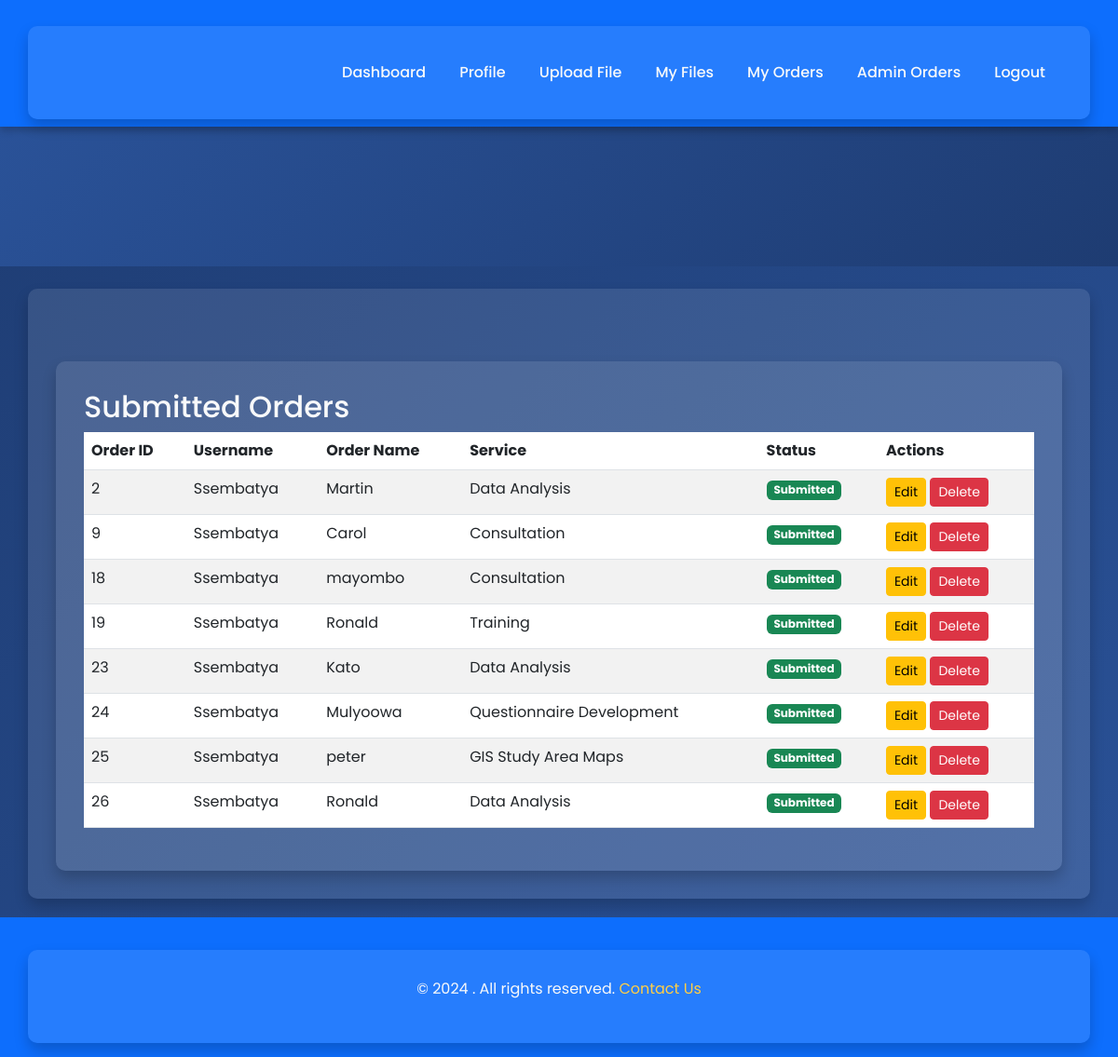
Page /admin/orders (signed in) on the committed database.
### tables this page shows
CREATE TABLE orders (
            id INTEGER PRIMARY KEY AUTOINCREMENT,
            user_id INTEGER,
            name TEXT,
            service TEXT
        , status TEXT DEFAULT 'draft');

CREATE TABLE "users" (
 id INTEGER PRIMARY KEY AUTOINCREMENT,
username TEXT UNIQUE,
password TEXT,
email TEXT,
phone_number TEXT,
is_admin INTEGER DEFAULT 0
);

### app.py (the view)
@app.route('/admin/orders')
@login_required
def admin_orders():
    if not current_user.is_admin:
        flash("Access denied.", "danger")
        return redirect(url_for('index'))
    conn = sqlite3.connect('database.db')
    cursor = conn.cursor()
    cursor.execute("""
        SELECT orders.id, users.username, orders.name, orders.service, orders.status
        FROM orders
        JOIN users ON orders.user_id = users.id
        WHERE orders.status = 'submitted'
    """)
    orders = cursor.fetchall()
    conn.close()
    print("Fetched Admin Orders:", orders)
    return render_template('admin_orders.html', orders=orders)

### app.py (called while the page is built)
@login_manager.user_loader
def load_user(user_id):
    conn = sqlite3.connect('database.db')
    cursor = conn.cursor()
    cursor.execute("SELECT id, username, is_admin FROM users WHERE id = ?", (user_id,))
    user = cursor.fetchone()
    conn.close()
    if user:
        return User(id=user[0], username=user[1], is_admin=user[2])
    return None

### templates/admin_orders.html
{% extends "base.html" %}
{% block content %}
<div class="container mt-5">
    <h2>Submitted Orders</h2>
    {% if orders %}
    <table class="table table-striped">
        <thead>
            <tr>
                <th>Order ID</th>
                <th>Username</th>
                <th>Order Name</th>
                <th>Service</th>
                <th>Status</th>
                <th>Actions</th>
            </tr>
        </thead>
        <tbody>
            {% for order in orders %}
            <tr>
                <td>{{ order[0] }}</td>
                <td>{{ order[1] }}</td>
                <td>{{ order[2] }}</td>
                <td>{{ order[3] }}</td>
                <td>
                    {% if order[4] == 'submitted' %}
                        <span class="badge bg-success">Submitted</span>
                    {% else %}
                        <span class="badge bg-secondary">Draft</span>
                    {% endif %}
                </td>
                <td>
                    <a href="/order/edit/{{ order[0] }}" class="btn btn-warning btn-sm">Edit</a>
                    <form action="/order/delete/{{ order[0] }}" method="post" style="display:inline;">
                        <button type="submit" class="btn btn-danger btn-sm">Delete</button>
                    </form>
                </td>
            </tr>
            {% endfor %}
        </tbody>
    </table>
    {% else %}
    <p class="text-center">No submitted orders found.</p>
    {% endif %}
</div>
{% endblock %}

### templates/base.html (style rules this page uses)
body { font-family: 'Poppins', sans-serif; margin: 0; padding: 0; background: linear-gradient(135deg, #1e3c72, #2a5298); color: #f8f9fa; }
.container { background: rgba(255, 255, 255, 0.1); color: #f8f9fa; border-radius: 10px; padding: 30px; box-shadow: 0 8px 15px rgba(0, 0, 0, 0.2); margin-top: 20px; }

### rows in the picture
orders: id "2", username "Ssembatya", name "Martin", service "Data Analysis", status "Submitted"
orders: id "9", username "Ssembatya", name "Carol", service "Consultation", status "Submitted"
orders: id "18", username "Ssembatya", name "mayombo", service "Consultation", status "Submitted"
orders: id "19", username "Ssembatya", name "Ronald", service "Training", status "Submitted"
orders: id "23", username "Ssembatya", name "Kato", service "Data Analysis", status "Submitted"
orders: id "24", username "Ssembatya", name "Mulyoowa", service "Questionnaire Development", status "Submitted"
orders: id "25", username "Ssembatya", name "peter", service "GIS Study Area Maps", status "Submitted"
orders: id "26", username "Ssembatya", name "Ronald", service "Data Analysis", status "Submitted"
